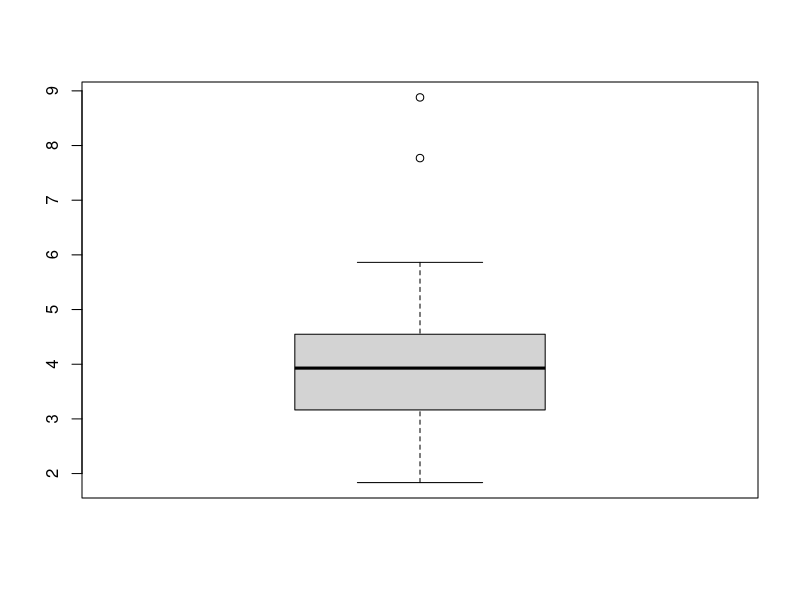
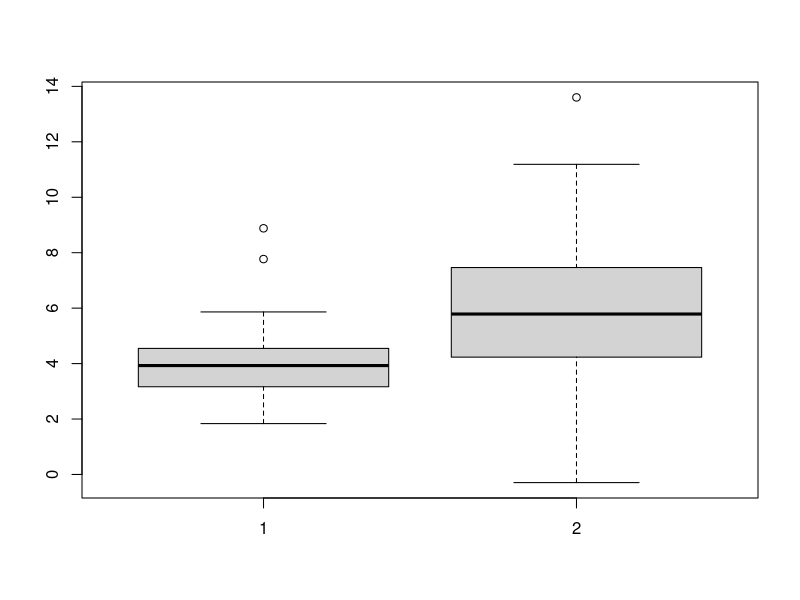
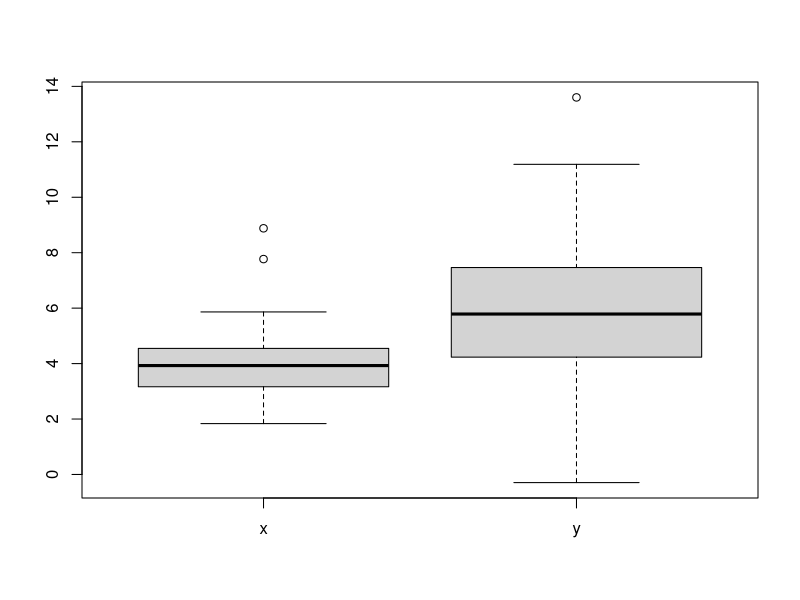
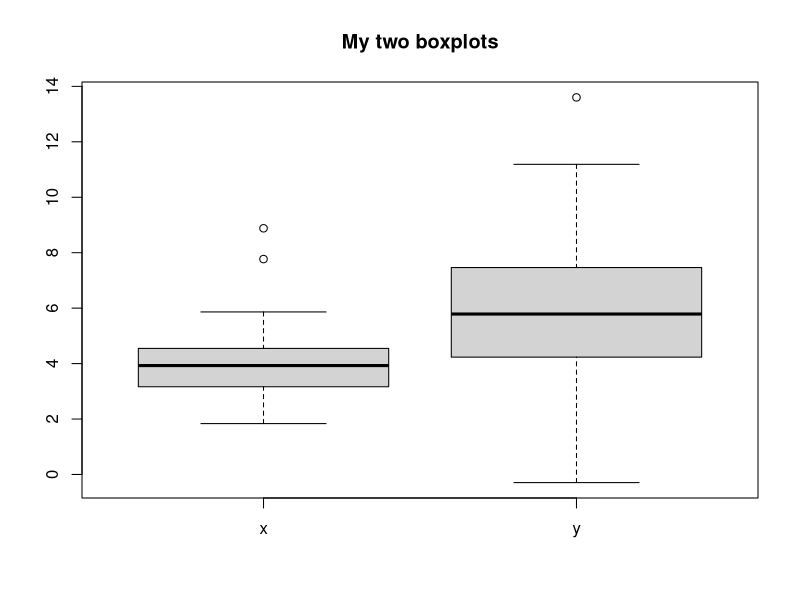
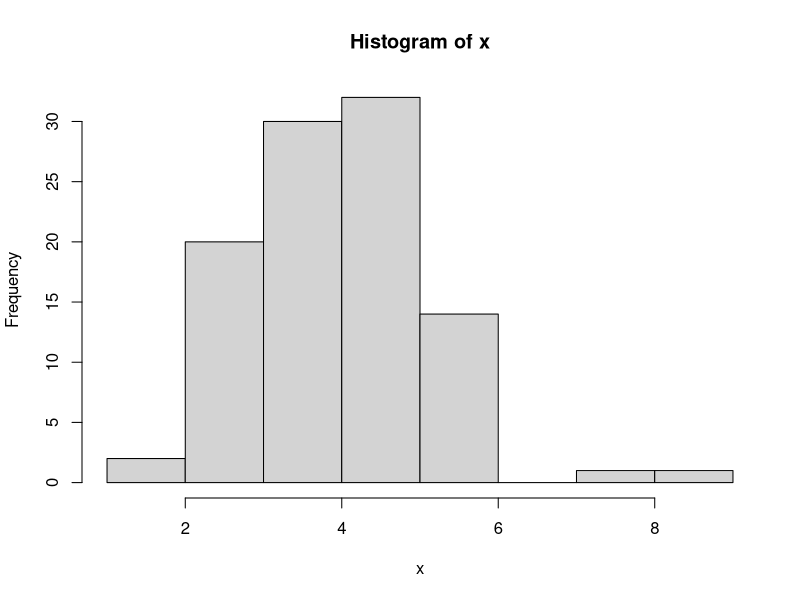
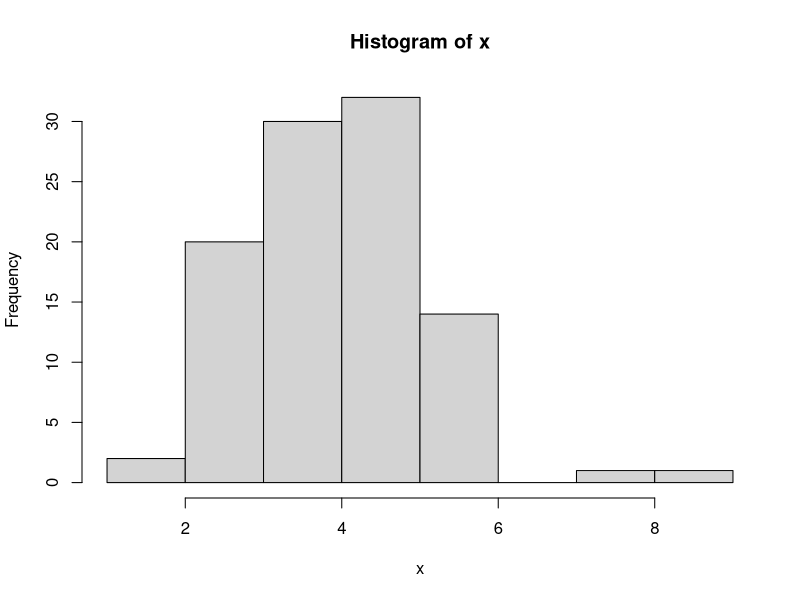
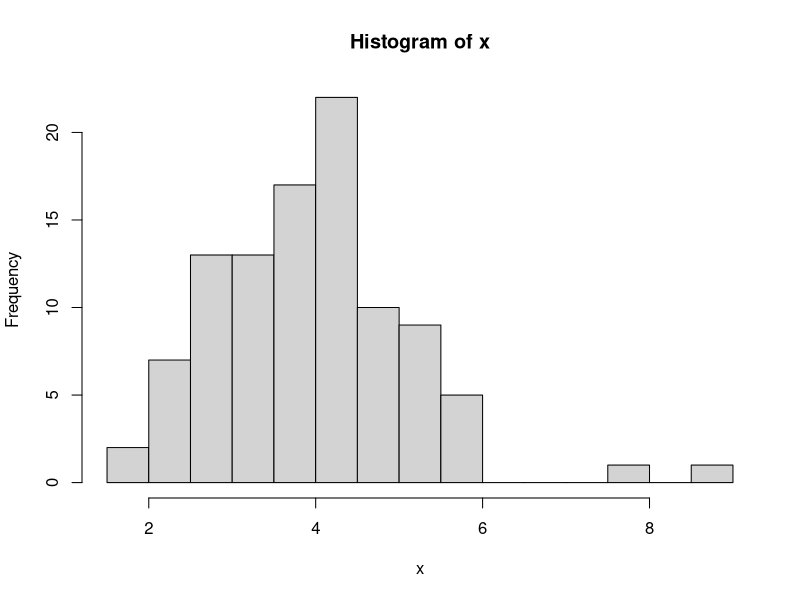
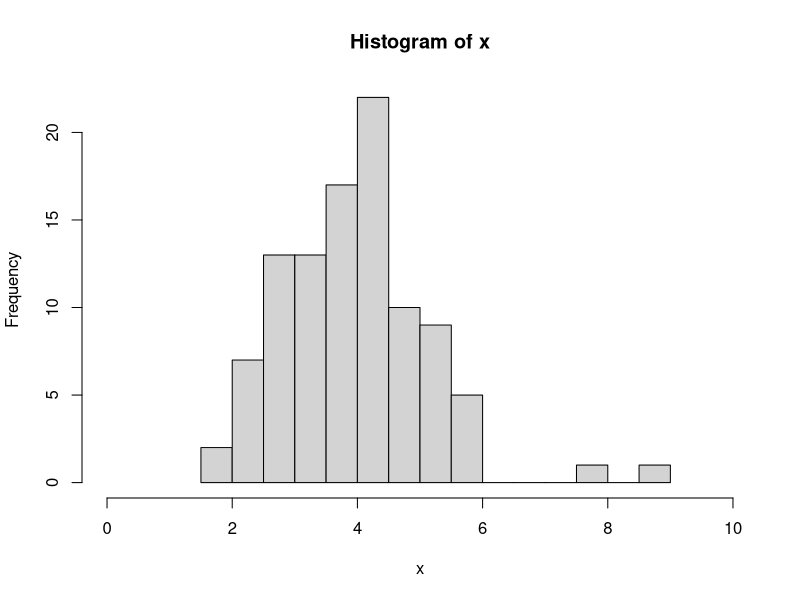

Write the R code that produced these figures, in order.
x <- rnorm(100, 4, 1)
x <- round(x, 3)
x[33] <- 8.88
x[66] <- 7.77
n <- length(x)
sum(x)
sum(x)/n
mean(x)
y <- sort(x)
u <- c(3,6,7,9,11)
u
u <- c(3,6,7,9,11,13)
u
quantile(u, 0.25)
?quantile
quantile(u, 0.25, type=6)
quantile(u, 0.25, type=7)

# We now consider measures of dispersion

# interquartile range
IQR(x)

#summary of data
summary(x)

boxplot(x)

y <- rnorm(100,6,2)
boxplot(x,y)

summary(x)
summary(y)
boxplot(x,y,names=c("x","y"))
boxplot(x,y,names=c("x","y"),main="My two boxplots")

#this will show a histogram rather than a boxplot.
hist(x)

u <- hist(x)
u
# > u
# $breaks
# [1] 1 2 3 4 5 6 7 8 9
# 
# $counts
# [1]  2 10 44 29 12  1  1  1
# 
# $density
# [1] 0.02 0.10 0.44 0.29 0.12 0.01 0.01 0.01
# 
# $mids
# [1] 1.5 2.5 3.5 4.5 5.5 6.5 7.5 8.5
# 
# $xname
# [1] "x"
# 
# $equidist
# [1] TRUE
# 
# attr(,"class")
# [1] "histogram"



  
#The tallest rectangle is 38 tall
#this indicates that 38 of the number in x
  #are between 4 and 5
  
  
  
hist(x, breaks=20) #shows more data, breaks it up.
hist(x, breaks=20, xlim=c(0,10))
hist(x, breaks=20, xlim=c(0,10), ylim=c(0,30))


hist(x, freq=FALSE)
